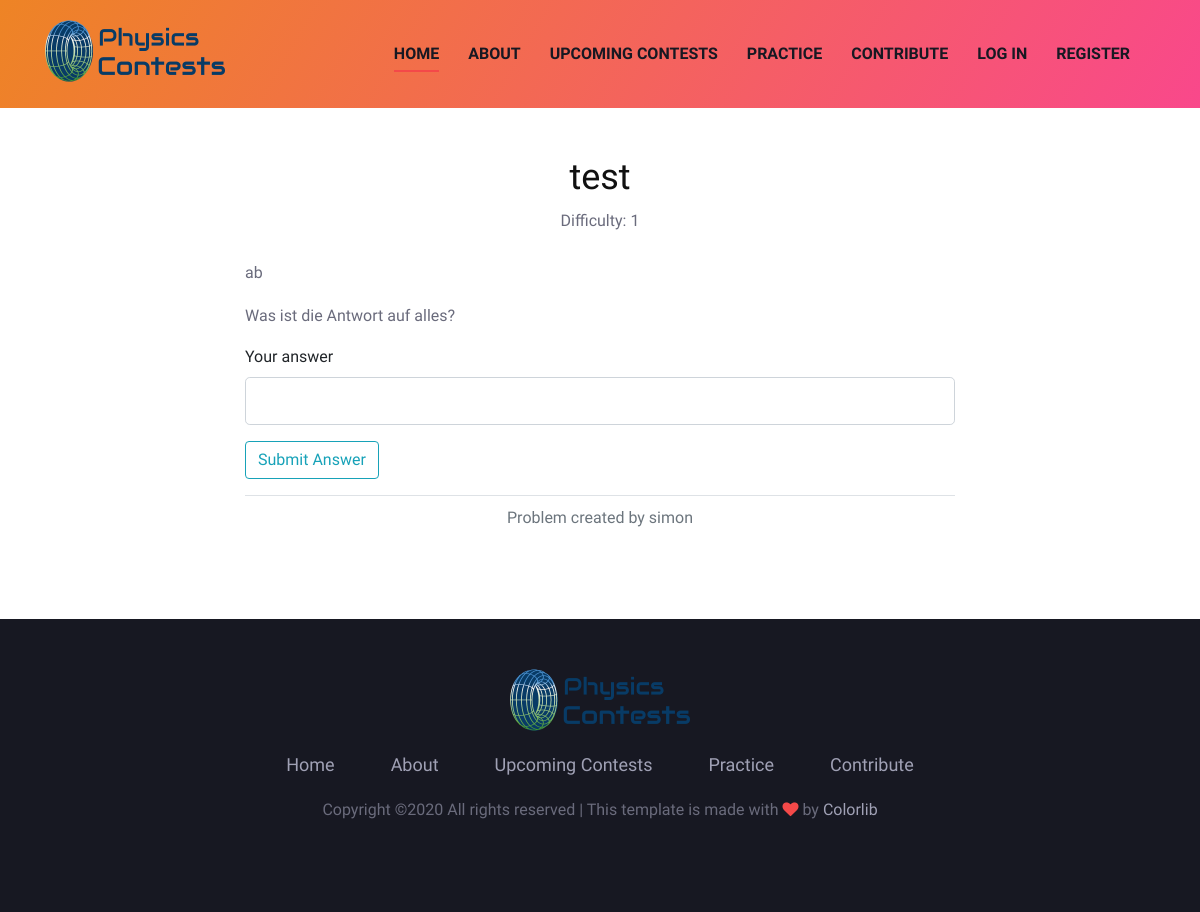
The app's page /practice/exercises/1, older data.
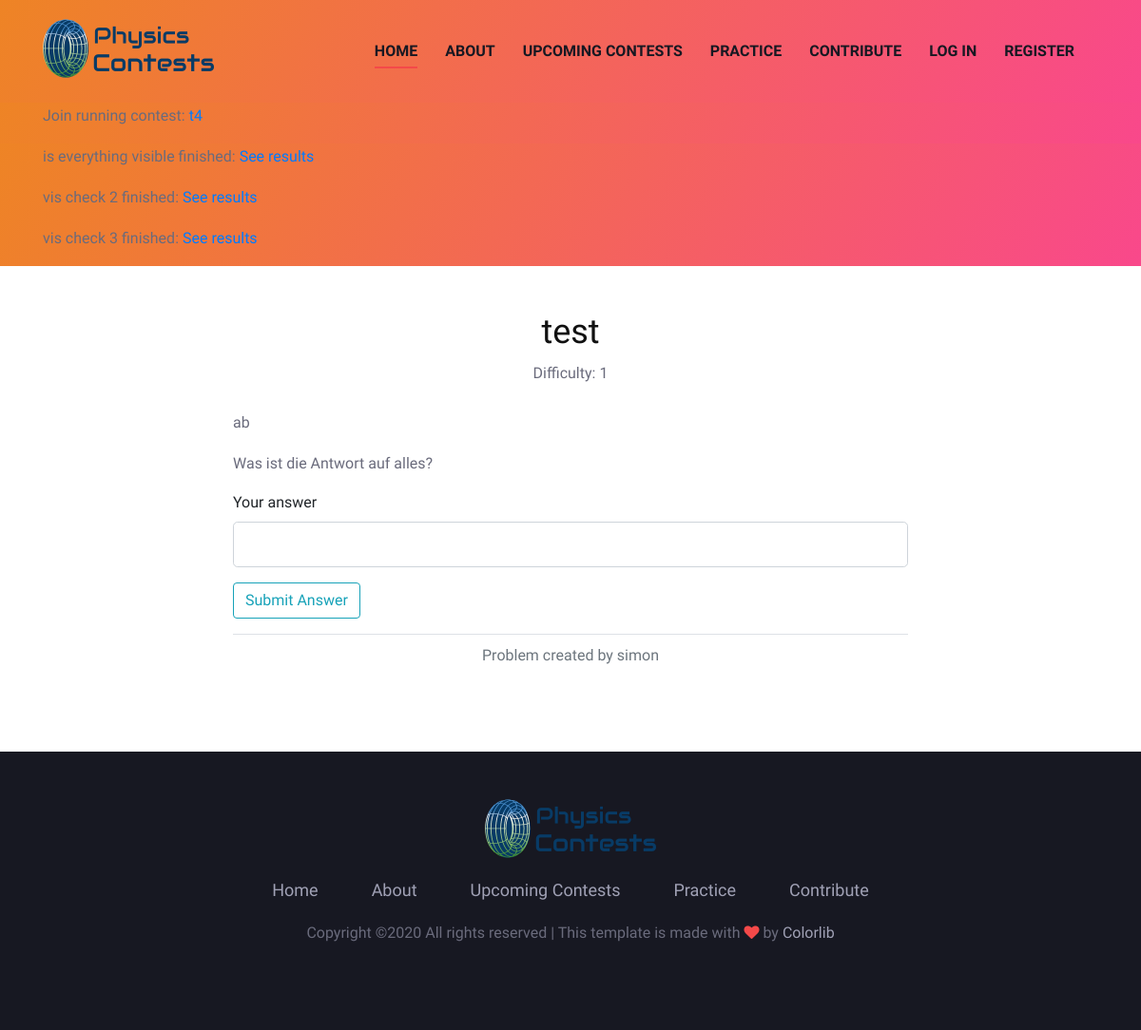
The same page, newer data.
### physicscontests/models.py (models this page shows)
class Contest(db.Model):
	id = db.Column(db.Integer,primary_key=True)
	name = db.Column(db.String(40), unique=True, nullable=False, default=f"Physicscontest #{id}")
	description = db.Column(db.Text)
	start = db.Column(db.DateTime, nullable=False)
	end = db.Column(db.DateTime, nullable=False)
	tasks = db.relationship('Task', backref='contest')
	creator_id = db.Column(db.Integer, db.ForeignKey('user.id'))

### physicscontests/routes.py (the view, shortened to what this page needs)
@app.route("/practice/exercises/<int:taskID>", methods=["GET","POST"])
def view_task(taskID):
	task = Task.query.filter_by(id=taskID).first()
	if task and (task.visible or current_user == task.author):
		form = AnswerForm()
		if current_user.is_authenticated and Solved_by.query.filter_by(solved=task).filter_by(solved_by_users=current_user).all():
			form.answer.data = task.solution
		image_file = None
		if task.image_file:
			image_file = url_for("static",filename="explanation_images/" + task.image_file)
		return render_template("view_task.html", task=task, form=form, image_file=image_file, is_author=(current_user==task.author))
	else:
		return not_found(1)

### physicscontests/forms.py
class AnswerForm(FlaskForm):
	answer = DecimalField("Your answer", validators=[DataRequired()])
	submit = SubmitField("Submit Answer")

### physicscontests/__init__.py (called while the page is built)
def get_important_announcements():#should only be triggered once if there is something important
	announcements = []
	return announcements

def get_running_contests():
	contests_running = Contest.query.filter(Contest.start <= datetime.utcnow()).filter(Contest.end > datetime.utcnow()).all()
	return contests_running

def get_finished_contests():
	contests_finished = Contest.query.filter(Contest.end <= datetime.utcnow()).filter(Contest.end > datetime.utcnow() - timedelta(hours=1)).all()
	return contests_finished

### physicscontests/templates/view_task.html (shortened to what this page needs)
{% extends 'base.html' %}
{% block body %}
<div class="container mt-5 mb-5">
	<div class="col-lg-8 center-form">
		<form method="POST" action="">
			<h2 class="text-center mb-2">{{ task.title }}</h2>
			<p class="text-center mb-4">Difficulty: {{ task.difficulty }}</p>
			<p>{{ task.story }}</p>
			<p>{{ task.task }}</p>
			<div class="mb-3">
			{{ form.answer.label(class="form-control-label") }}
			{% if form.answer.errors %}
				{{ form.answer(class="form-control form-control-lg is-invalid") }}
				<div class="emailinvalid-feedback">
					{% for error in form.answer.errors %}
						<span>{{ error }}</span>
					{% endfor %}
				</div>
			{% elif form.answer.data and (form.answer.data-task.solution)|abs / task.solution|abs <= 0.01 %}
				{{ form.answer(class="form-control form-control-lg") }}
				<div>
					<span style="color:green">Correct</span>
				</div>
			{% elif form.answer.data and form.answer.data == 42 %}
				{{ form.answer(class="form-control form-control-lg") }}
				<div>
					<span style="color:orange">Funny, but this won't be judged as correct!</span>
				</div>
			{% elif form.answer.data %}
				{{ form.answer(class="form-control form-control-lg") }}
				<div>
					<span style="color:red">Wrong answer. Try again.</span>
				</div>
			{% else %}
				{{ form.answer(class="form-control form-control-lg") }}
			{% endif %}
			</div>
			<div class="form-group mb-3">
				{{ form.submit(class="btn btn-outline-info") }}
			</div>
			<div class="border-top mt-3 pt-2 pb-4">
				<p class="text-muted text-center">
					Problem created by {{ task.author.username }}
				</p>
			</div>
		</form>
	</div>
</div>
{% endblock %}

### physicscontests/templates/base.html (shortened to what the changed rows need)
<!DOCTYPE html>
<html lang="zxx">
<head>
    <link rel="stylesheet" href="{{ url_for('static', filename='css/bootstrap.min.css') }}" type="text/css">
    <link rel="stylesheet" href="{{ url_for('static', filename='css/font-awesome.min.css') }}" type="text/css">
    <link rel="stylesheet" href="{{ url_for('static', filename='css/elegant-icons.css') }}" type="text/css">
    <link rel="stylesheet" href="{{ url_for('static', filename='css/owl.carousel.min.css') }}" type="text/css">
    <link rel="stylesheet" href="{{ url_for('static', filename='css/magnific-popup.css') }}" type="text/css">
    <link rel="stylesheet" href="{{ url_for('static', filename='css/slicknav.min.css') }}" type="text/css">
    <link rel="stylesheet" href="{{ url_for('static', filename='css/style.css') }}" type="text/css">
</head>
<body>
    {% with running_cs = get_running_contests() %}
        {% if running_cs %}
            <header class="header-section bg-gradient">
                <div class="container">
                    {% for contest in running_cs %}
                        <div class="row center-form"><p>Join running contest: <a href="{{ url_for('view_contest', contestID=contest.id) }}">{{ contest.name }}</a></p></div>
                    {% endfor %}
                </div>
            </header>
        {% endif %}
    {% endwith %}
    {% with finished_cs = get_finished_contests() %}
        {% if finished_cs %}
            <header class="header-section bg-gradient">
                <div class="container">
                    {% for contest in finished_cs %}
                        <div class="row center-form"><p>{{ contest.name }} finished: <a href="{{ url_for('contest_scoreboard', contestID=contest.id) }}">See results</a></p></div>
                    {% endfor %}
                </div>
            </header>
        {% endif %}
    {% endwith %}
    {% block body %}{% endblock %}
</body>
</html>

Row changes from the older to the newer data that the page shows:
added Contest: name "t4"
added Contest: name "is everything visible"
added Contest: name "vis check 2"
added Contest: name "vis check 3"
